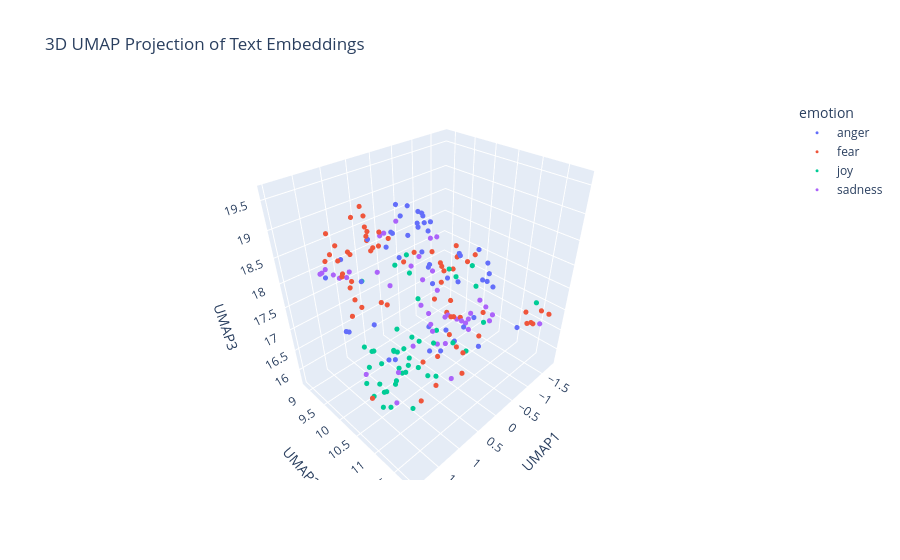

Here is the notebook cell this chart was saved with:
### Markdown cell above
---
##### <a id='toc1_5_8_1_1_'></a>[**>>> Exercise 4 (Take home):**](#toc0_)

Apply UMAP to the same embeddings to reduce the dimensionality to 3D vectors and plot the 3D graph, discuss the differences and similarities with the 2D graph.

### Code cell
import pandas as pd
import numpy as np
import umap
import plotly.express as px

X_embeddings = np.array(combined_df['embeddings_values'].tolist())

# UMAP for 3d output
reducer_3d = umap.UMAP(
    n_components=3,
    metric='cosine',
    random_state=28
)

embedding_3d = reducer_3d.fit_transform(X_embeddings)

# dataframe for plotting
df_plot_3d = pd.DataFrame(embedding_3d, columns=['UMAP1', 'UMAP2', 'UMAP3'])
df_plot_3d['emotion'] = combined_df['emotion']
df_plot_3d['intensity'] = combined_df['intensity']
df_plot_3d['text'] = combined_df['text']

# plot
fig = px.scatter_3d(
    df_plot_3d,
    x='UMAP1',
    y='UMAP2',
    z='UMAP3',
    color='emotion',
    hover_data=['text', 'intensity'],
    title='3D UMAP Projection of Text Embeddings'
)

fig.update_traces(marker=dict(size=3))

fig.show()

### Figure 1 — Plotly figure (JSON) as saved in the notebook; plotly's stock layout.template omitted (floating-point values rounded to 4 significant figures)
{"data": [{"customdata": [["If i could just get my line to block! #germantownbroncos #lilleague #popwarner #Broncos #usafootball  #lineman", 0.417], ["I don't get what point is made when reporting on Charlotte looting @CNNAshleigh. Why not explore what looting businesses symbolizes ", 0.438], ["hitting your children as discipline because you're being quite a raging hypocrite if you're not.", 0.562], ["#burning the last of @Yan", 0.356], ["@RonMexico760 The guy who calls people 'cuck' and is anti-BLM is offended by idea that he might not be pro-policing reform? That's amazing.", 0.625], ["Have wee pop socks on and they KEEP FALLING OFF INSIDE MY SHOES #rage", 0.759], ["😳The intensity that @sydneyswans play at is extraordinary #relentless #AFLCatsSwans #AFLFinals 🏉👏🏿", 0.292], ["Said it before and I'll say it now: America is really fortunate that black people only want equality and not revenge.", 0.562], ["If you let a general tweet offend you, you definitely shouldn't be on twitter.", 0.417], ["I get embarrassed at the slightest things and then I'll fret about it all day I hate it", 0.438], ["Bloody parking ticket 😒💸 #fuming", 0.792], ["Yo there's a kid on my snap chat from LA &amp; they get high off helium gas lmao.... I am like why the fuck lol", 0.542], ["np rum rage", 0.417], ["As if he heard my thought on the ether, my #ex has just posted #facebook pic of himself snuggling up with said #cats... now Im just #angry", 0.521], ["@lemonlover666 'shit' doesn't even begin to describe these fiery little demons straight from hell 🌝🌚 ;)", 0.583], ["@iamsrk what's up w the gender bias? #indignant This fancypants saddler's daughter will opt for the leather jacket, thank you very much.", 0.5], ["i love that tay &amp; tiff are just sitting at my house while i'm at work 🙃", 0.354], ["Never forget that 5Live cancelled programs, to allow them to extend 606 so people could call in and detail their outrage after our behaviour", 0.596], ["ordered my vacation bathing suits. one less thing to fret about.", 0.188], ["ESPN just assumed I wanted their free magazines ", 0.271], ["These #NewEnglandPatriots jerseys look like some whack ones that you tried to make when you made custom jerseys on #madden  04", 0.271], ["Love how Megan is raging about this Kendall Jenner photo and I'm sat here like 🤔🙃", 0.396], ["@savageimiike one of my favorite songs brother, real talk. #rage", 0.417], ["Well @AprilDRyan Trump's rabid base needs 2 hear this &amp; U can always find an overseer like King to say it.\\n@JoyAnnReid @SMShow @frangeladuo", 0.458], ["ESPN just assumed I wanted their free magazines #offended", 0.542], ["@lethargytyler ehhh I guess. I want to everyone I've ever burst out laughing in front of😂", 0.333], ["@sueblue35 @nsoz7 @immortalbulldog huh? We have a sprint coach? We're the slowest team in the comp. Talk about robbing a living. ", 0.292], ["Thatmoment you're watching #worstcelebritycooks and your bubble is burst by finding out KyleXY is gay and married😭 #nochance #KindaDontMind😉", 0.479], ["@a_mxe7 hah don't speak to me or my cousin like that, mind a had the displeasure of seeing u bare faced on eh train, no a pretty sight mate", 0.479], ["A wise man told me that holdin' a grudge is like\\nLetting somebody just live inside of your head rent free", 0.354], ["I blame the whole season on Natalie! The season would have been so different had she not turned her back on her alliance! #pissed ", 0.792], ["Inner conflict happens when we are at odds with ourselves. Honor your values and priorities. #anger #innerconflict #conflict #values", 0.458], ["A little nose irritation and a little more chills on my body. I'm so not into flu, into flu, into flu #FallSongs", 0.542], ["Prayers &amp; Protection to our brothers and sisters fighting in #Charlotte  #against #machines", 0.189], ["straight people are canoodling on the quad and I'm ", 0.417], ["Are you lost in the fury, fearing that you'll fail?", 0.354], ["angry already", 0.688], ["If someone keeps #laughing at you, don't #fret  . At least u r giving #happiness .'\\n#quotes #quotestoliveby", 0.229], ["For the first time in my madden career I just set up a farm account. Should make MOTM much easier", 0.271], ["The rage has died down.", 0.438], ["@FluDino Event started! everyone is getting ready to travel to the lake of rage, where everything glows", 0.521], ["@TrueAggieFan oh so that's where Brian was! Where was my invite? #offended", 0.417], ["Having a baby born too soon is #lifechanging 6 years on and it feels like only yesterday #sad #happy  #emotionalrollercoaster", 0.354], ["Sometimes I get mad over something so minuscule I try to ruin somebodies life not like lose your job like get you into federal prison #anger", 0.646], ["Me being on my dean really saving a lot of ppl, bc I don't snap nomore &amp; it take so much out of me..", 0.348], ["@LiamCannon1 He's just too raging to type properly... Ha ha!", 0.375], ["Anger, resentment, and hatred are the destroyer of your fortune today.", 0.396], ["Just watched Django Unchained, Other people may frown, but I titter in delight! 2/5", 0.229]], "hovertemplate": "emotion=anger<br>UMAP1=%{x}<br>UMAP2=%{y}<br>UMAP3=%{z}<br>text=%{customdata[0]}<br>intensity=%{customdata[1]}<extra></extra>", "legendgroup": "anger", "marker": {"color": "#636efa", "size": 3, "symbol": "circle"}, "mode": "markers", "name": "anger", "scene": "scene", "showlegend": true, "type": "scatter3d", "x": [-0.4356, -1.014, -0.7099, -0.7254, -1.12, -0.9739, -0.8425, -0.5451, -1.233, 1.594, -0.8961, -0.2309, -0.55, -1.002, -0.9035, -1.311, 1.295, -1.579, 1.881, -1.328, -0.6235, -0.2678, -0.2446, -0.9403, -1.463, 0.8135, -1.082, -0.6649, -0.7895, 0.1182, -1.057, -0.3147, 0.9903, -0.1675, -0.5106, 1.135, -0.8438, 1.514, -0.1511, -0.4064, 0.5114, -1.258, 1.043, -0.5569, 0.06673, -0.5881, -0.5188, 0.9812], "y": [10.11, 11.51, 9.172, 9.461, 10.55, 9.204, 10.13, 9.475, 10.72, 9.437, 9.139, 9.15, 9.364, 9.242, 9.314, 10.55, 10.56, 10.03, 10.31, 10.24, 9.571, 10.03, 8.968, 10.08, 10.38, 10.13, 10.17, 10.35, 9.93, 9.365, 9.009, 9.018, 8.993, 11.29, 10.45, 10.05, 9.056, 9.799, 10.07, 9.228, 11.12, 10.55, 9.631, 8.856, 9.138, 9.42, 9.113, 9.803], "z": [15.72, 16.85, 18.27, 17.39, 17.41, 18.02, 15.75, 18.65, 17.27, 18.21, 18.35, 17.69, 18.32, 18.22, 17.31, 17.46, 16.95, 15.93, 17.77, 17.87, 15.96, 17.49, 18.15, 17.23, 17.56, 16.34, 16.03, 18.06, 17.32, 18.46, 18.1, 18.74, 18.11, 16.79, 18.21, 18.98, 18.44, 17.23, 15.88, 18.14, 17.47, 17.31, 17.97, 18.37, 18.04, 17.78, 18.68, 17.08]}, {"customdata": [["@Zen1dfabflake You are all our angelic comrades! #flutter", 0.125], ["Now #India is #afraid of #bad .", 0.562], ["a #monster is only a #monster if you view him through ", 0.438], ["@BartholomewD It's -terrible-! We're going to the local fish/chip place in Kirribilli #terrible", 0.667], ["#nobody #understand what #advocate mean if you do then use it #right #never be #afraid so #positive word is. I can that is #POWERFUL", 0.417], ["@hoystweet Are the pre-purchased tickets being sent soon? Coming to the Saturday evening show... tickets are a no show! #panic #hoys 🐴🦄", 0.604], ["Yo Yo Yo,my name is #DarthVader \\nI feel like I need to puff on my inhaler (I'm no rapper but that was some sick bars)  #bars #rap", 0.25], ["@WTFISaHashtag1 @MuslimIQ The problem is that right wing extremist terror groups aren't given coverage, press not interested", 0.5], ["Everyday gay panic is STUNNING: I drew 1 guy's att'n to it when he blocked up a toilet stall's cracks w/paper towels. TOTAL INCOMPREHENSION.", 0.562], ["she gone make me wanna start that new shit today 😂😭", 0.458], ["Some questions you get on Twitter make you want to despair. We've been so battered. We complain but aren't convinced things could be better.", 0.66], ["An @amityaffliction kind of drive home from work today #nightmare #dailyfeels", 0.792], ["$100 says Teufel is 'reassigned' within the organization before next year, but I wish it was sooner... #Mets #thirdbasecoach  #lgm", 0.417], ["@PatBlanchfield so you mean “like Uber but for despair for someone other than the driver'", 0.455], ["@ChrisWarcraft The concept that a gay magazine feels like it has to cover terrible people -because they’re gay voices- seems all upside down", 0.417], ["Men cannot even handle the suspicion of a horn farless 😩", 0.542], ["@GSchwartz_ it wasn't a joke . ", 0.229], ["I have another test tonight #nervous", 0.812], ["i'd let jiho step on my throat but he'd probs be afraid he'd hurt me", 0.688], ["Thought I left that part of life behind me\\nIt's back to haunt every girl that loves me", 0.521], ["Now this is getting out of hand. I'm freaked out by this death...and I'm God!! #mommaGrendel #intimidation", 0.833], ["my boyfriend once forcibly stopped all of my anxiety coping methods at once (holding me, forcing my hands down that kinda stuff) and I --", 0.74], ["searching for what pro and academic writers have to say about #writing #anxiety and #writersblock", 0.729], ["i've seen the elder watching me during my community hours and i honestly don't have an idea about what my assignment will be. ", 0.521], ["@HillaryClinton @realDonaldTrump @BonfireLana #bully #Bullshit #fullofshit please take out the #garbage", 0.542], ["@alivitali that's what I'm afraid of!", 0.792], ["Excited and nervous for Tuesday", 0.542], ["i wanna passion and fear", 0.5], ["@STLouis_RamsFan their whole team is limited when they're on the field. ", 0.292], ["Ronaldo has been shocking. He's tried to do skill twice and he's nearly fallen over both times", 0.5], ["@united horrible service. EWR. Not a cloud in the sky. Normal departure at 10am now leaving at 5pm. Crappy #UnitedAirlines", 0.42], ["That old lady is cray cray #scared #BellaIsSoCute #awe #Empire", 0.574], ["Overtime... #TeamNA #WCH2016 ", 0.348], ["For a team as big as Bayern and the they like to play football, their pitch is fucking dreadful. Certainly no Emirates pitch anyway.", 0.398], ["@davidpreece12 @FitbaHacks Great defender, terrible positioning. Didn't know where he should be without Russel shouting at him for 90 mins", 0.396], ["Im not a #nervouswreck, Im a  #pileup. #GoingCrazy #HelpMe #Insane #Antisocial", 0.875], ["This is the scariest American Horror Story out of all of them... I'm gonna have to watch in the daytime. #frightened", 0.938], ["@NandosSA just received order from @OrderInSA &amp; the chips are under cooked &amp; half raw!!! Usually best part of the meal #notcool #terrible", 0.373], ["After a nervous couple of days test results now confirm my life will be no different whatsoever as the result of two actors divorcing, phew!", 0.385], ["@Lrihendry I'm not sure we like this comparison.  USA should emulate #Israel's methods of protecting civilians against #terror attacks", 0.625], ["@CurtisJobling Yes indeed! We know masses of students would be so excited to see you! We need to get this sorted! ", 0.167], ["@jk_rowling never thought an angry oompa loompa would be my Boggart, but there you have it. #boggart #PresidentTrump #nightmare", 0.667], ["Cosplaying properly for the first time on Saturday! Pretty nervous..", 0.896], ["@BigLepley @angela31694996 @TheIndigoArrow Want to start a biker gang together when the GTA Online Biker DLC comes out?", 0.396], ["@DaniQays @AJENews ohh.. so here comes sense from terror supporting stone pelting vandalizing ppl who gather b4 protests to announce ...", 0.646], ["@Budget  car rental you have made realize why I always use @nationalcares!!!!  What a !! #disgusted", 0.521], ["#Aleppo city is burning. The head of #terrorism #Assad regime &amp; #Russia are bombarding the city right now with #whitephosphrus #bombs !", 0.729], ["Getting terrible download speeds for fifa smh.", 0.354], ["“ My courage always rises at every attempt to intimidate me.”\\n-Elizabeth Bennett (Pride and Prejudice)\\n#Quotes #Courage #FaceYourFears", 0.42], ["Feeling like I've had the worst night of sleep ever - not great before the #London to #Brighton #cycle ride for @DMTFYP 🚴100k #apprehension?", 0.604], ["@Zak_Atif two congressional hearings in USA stopped financial aid to Pak and asked it to prove that it is doing enough to stop terrorism 1n", 0.5], ["Bout ta get my @dontbreathe on up in here! @WarrenTheaters #nervous #icantholdmybreaththatlong", 0.688], ["An adviser to the #European #Union’s top #court said #Hamas and the #Tamil #Tigers should be taken off the EU’s #terror list.#lka", 0.5], ["Are you worrying/worried?\\n1Peter 5:7\\nThrow all your worry on him, because he cares for you.#faith #leadership #worry #mindfulness #success", 0.438], ["Whatt a trailerrrr !!! @karanjohar @AnushkaSharma #RanbirKapoor #AishwaryaRaiBachchan i am COMPLETELY BLOWN !! #awestruck #longingformore", 0.417], ["Okay. Brace yourself. I will attempt my first loaf of bread in the morning. I will use a dutch oven. I will make the dough now. ", 0.479], ["Honestly, there are some awful people on the internet... smh...", 0.542], ["There goes the butterflies in my stomach.  #anxietyproblems", 0.702], ["But I was so intrigued by your style, boy.Always been a sucker for a wild boy #alarm -@AnneMarieIAm", 0.292], ["The moment you bring her to meet your best friend and you're nervous af! 😬😆  #thefriendtest", 0.875], ["Having a terrific Tuesday? Crush it today with the Power of 4. Treat your internet like Pizza =D \\n#PowerOf4", 0.25], ["My Modern Proverb: 'Don't let anyone intimidate you about being single; most marriages end in divorce.'", 0.312], ["Trying to book holiday flights on @britishairways website is becoming a ", 0.312], ["Another fun fact: i am afraid", 0.667]], "hovertemplate": "emotion=fear<br>UMAP1=%{x}<br>UMAP2=%{y}<br>UMAP3=%{z}<br>text=%{customdata[0]}<br>intensity=%{customdata[1]}<extra></extra>", "legendgroup": "fear", "marker": {"color": "#EF553B", "size": 3, "symbol": "circle"}, "mode": "markers", "name": "fear", "scene": "scene", "showlegend": true, "type": "scatter3d", "x": [0.7768, 1.155, 0.03716, -1.419, 0.8232, 0.3627, 0.08617, -1.237, -0.6174, 0.3462, -1.259, 1.432, -0.612, -0.7122, -0.8846, -0.5115, -0.5019, 1.86, 0.04178, 0.5822, 1.452, 1.394, 1.763, 1.594, -1.036, 1.374, 1.754, 1.036, -0.8532, -1.314, -1.72, 1.547, -0.06386, -1.207, -1.434, 1.676, 1.394, -1.608, 1.743, -1.206, 0.683, 1.302, 1.892, 0.4347, -1.209, -1.682, -1.265, -0.9193, 1.013, 1.854, -1.435, 1.942, -1.509, 1.593, 1.314, 1.902, -1.013, 1.868, 0.6335, 1.958, 1.948, 1.228, -1.787, 1.398], "y": [11.19, 10.57, 10.32, 9.173, 10.74, 11.39, 8.932, 11.7, 10.28, 9.408, 10.52, 10.1, 10.39, 10.87, 10.51, 10.09, 10.31, 10.36, 10.78, 9.415, 10.44, 9.862, 9.954, 10.18, 9.496, 10.38, 10.61, 10.21, 9.967, 9.663, 9.347, 10.58, 11.03, 9.55, 9.759, 9.784, 10.35, 9.339, 10.32, 11.59, 11.07, 10.15, 10.59, 10.48, 11.53, 9.417, 11.64, 9.445, 10.71, 10.28, 11.72, 10.44, 11.84, 10.22, 11.35, 10.68, 9.551, 9.982, 9.328, 10.54, 10.91, 10.39, 9.59, 10.46], "z": [17.1, 19.21, 18.42, 16.97, 18.91, 16.56, 17.99, 16.92, 18.26, 16.98, 16.52, 19.47, 15.9, 16.43, 18.06, 17.69, 16.72, 18.79, 17.65, 18.35, 19.45, 18.79, 18.94, 18.5, 17.37, 19.33, 18.33, 19.13, 15.83, 15.9, 17.15, 19.4, 16.52, 16.02, 15.86, 19.18, 19.56, 16.89, 18.0, 16.88, 16.26, 19.61, 18.73, 16.25, 17.12, 17.23, 16.9, 16.48, 18.82, 19.25, 17.13, 19.12, 17.07, 18.98, 16.59, 18.58, 16.92, 18.88, 18.48, 18.97, 16.81, 18.02, 17.11, 19.06]}, {"customdata": [["Thank you @twitter for the balloons today.  #goodday #48", 0.562], ["@SXMUrbanView @karenhunter @CousinSyl you are so wrong for this!needed levity after that recording", 0.28], ["@5ftanomaly aside from that i'm all about pleasing the individual that i'm involved with, my pleasure comes from their pleasure.", 0.558], ["@MalYoung @AngelicaMcD I hope to now see some levity, light, romance and happiness come Stitch and Abby's way after such a long hard road.", 0.333], ["2 days until #GoPackGo and 23 days until #GoGipeGo..... I'm so excited! #smiling", 0.88], ["Watch this amazing live.ly broadcast by @brooks_swaggysquad  #musically", 0.396], ["A former diplomat is quite gleeful about the situation of Pakistan on @TimesNow\\nNot quite stiff upper lip of diplomacy seen normally", 0.259], ["I'm so playful. lol I need somebody that'll joke with me all day long cause ill never get tired of it.", 0.6], ["@ESPNLosAngeles best segment so far by @marcelluswiley @Kdubblive  hilarity", 0.468], ["@AdamCimmering Boro are at the OS before then, they could give the stewards a good work out. Chelsea will get about 8k, will be lively.", 0.32], ["When you're prof suggest @Pharrell and William James may be unlikely dialogue partners and then plays the #happy video #WeAreCST", 0.5], ["@Zerfash — can't wait.' She said cheerfully and grinned.", 0.771], ["I think what 2016 to really needs to round it out is a @cthulhu4america vs @smod2016 twitter debate. End on something joyful, ya know?.", 0.42], ["A cheerful heart is an unending banquet.- Proverbs (Mishle) 15:16", 0.48], ["@morgannbroom yes ❤️❤️ &amp; cheering homecoming game!", 0.78], ["Blake lively is flawless", 0.38], ["@_stfukohle it's ok champ you'll make it I'm cheering you on from a far", 0.6], ["@FOXTV did you use the warblers set from glee on the @BONESonFOX episode about the acapella college kids?", 0.32], ["@Corsair those sparkling looks like a gay vampire 😁", 0.48], ["@torbalan I still have some shred of optimism. It's rapidly disappearing however...", 0.1], ["Happy Birthday @Brooke56_56  #cheerchick #jeep #jeepgirl #IDriveAJeep #jeepjeep #Cheer", 0.792], ["@Dubai92 try asking for a cheeseburger with only onion &amp; mustard at any #McDonalds ", 0.271], ["Decide to stop being afraid. To just stop. What are you now free to do?\\n\\n#brave #free #honest #healthy #happy #life #living #optimism #love", 0.417], ["Mind if I tag along?' She asked cheerfully, sweeping a lock of hair behind her ear. 'I want to see if you've really got • @DitheringWizard", 0.34], ["It has been medically proven that laughter is an effective pain killer.", 0.48], ["Update: I have yet to hang out with @MisElizaJane, but I'm still hopeful! ", 0.396], ["@Devilligan It's a beautifully sincere balancing act of grief and hilarity.", 0.375], ["The #house no longer echoes with our #laughter. We light up our #memories of the #home and sit in the cold, #waiting. #amwriting #nostalgia", 0.229], ["It's not that the man did not know how to juggle, he just didn't have the balls to do it.\\n #funny #pun #punny  #lol", 0.596], ["Sometimes I watch shitty tv to reinforce never giving up cuz if something is that fucking awful on tv, I still stand a chance. #optimism", 0.104], ["Pre-prepare direction plays hale and hearty situation an in child's evolvement: CMmyd", 0.34], ["@TheVulcanSalute , just saw the Save The Day PSA. Why were you in obvious tears doing it? I'd have thought you'd be your cheerful self.", 0.2], ["@RobRiggle @joelmchale @NFLonFOX I still can't get jimmy garoppolo out of my head and it's been almost 3 weeks. Thanks a lot! #hilarious", 0.729], ["Thank you @RachelPlatten for teaching me how to live again. It's been so long since &amp; this ride is about to be exhilarating. I just know it", 0.68], ["@stackee Charlie attempted to suffocate me with a cushion for cheering so much at the great news 😂😂", 0.729], ["Oh dear an evening of absolute hilarity I don't think I have laughed so much in a long time! 😂", 0.958], ["Imagine how sad LA fans are gona be when they get eliminated...Man that's gonna be Nirvana, a religious experience rejoicing in their misery", 0.333], ["@airtelindia have some issues with my broadband bill ,I am charged for the month before I signed up with airtel.. #hilarious", 0.34], ["Somebody who has braved the storm is brewing. #cheerful", 0.46], ["TheNiceBot: IndyMN I thought the holidays could not get any more cheerful, and then I met you. #TheNiceBot #الخفجي", 0.769], ["Tutoring gives me such an exhilarating feeling. I love helping people 😌", 0.896], ["@DocBellsSwan *peers down at you, eyes crinkling with mirth and affection* I do love ye so, my bonnie Belle.", 0.66], ["[Moment of levity on the B41] Baby: I want ISIS! Give me ISIS!\\nMom: Shh!\\nBaby: I want ISIS!\\nWest Indian woman: She wants what?\\nMom: *Ices*.", 0.521], ["@len_snart Mick nods. 'I would like that.' He went back to his food, smiling as he finished it.", 0.62], ["@Geminiak @LondonNPC you're welcome! #wordgeek \\nAlso, good to put a face to the twitter feed, even if it was only a cheery hello! 😀", 0.646]], "hovertemplate": "emotion=joy<br>UMAP1=%{x}<br>UMAP2=%{y}<br>UMAP3=%{z}<br>text=%{customdata[0]}<br>intensity=%{customdata[1]}<extra></extra>", "legendgroup": "joy", "marker": {"color": "#00cc96", "size": 3, "symbol": "circle"}, "mode": "markers", "name": "joy", "scene": "scene", "showlegend": true, "type": "scatter3d", "x": [1.791, -1.033, 1.134, 0.8726, 1.678, 0.2389, -1.491, 1.154, 0.228, -1.549, 1.236, 1.631, -0.315, 1.643, 0.9048, 1.047, 0.583, 0.414, -0.7751, -0.02741, 1.449, -1.79, 0.9292, 1.148, 1.265, 0.5357, 0.7646, 0.9681, -0.005864, 0.1184, 0.5861, 0.291, 0.2082, 1.67, 1.145, 1.166, -0.4987, -1.811, 1.431, 1.715, 1.674, 1.044, 1.06, 1.121, 1.49], "y": [10.96, 9.939, 10.13, 10.48, 10.87, 9.529, 11.56, 9.896, 9.702, 10.33, 11.06, 10.7, 10.89, 10.47, 10.86, 11.24, 10.91, 10.03, 9.982, 10.81, 10.89, 9.866, 10.68, 10.72, 9.834, 10.92, 10.04, 9.542, 9.907, 9.828, 9.992, 10.23, 9.836, 11.01, 10.61, 9.97, 9.923, 9.71, 10.87, 10.45, 10.57, 10.51, 10.89, 10.51, 10.69], "z": [16.51, 17.24, 16.45, 16.3, 16.7, 16.38, 17.2, 16.61, 15.95, 15.98, 16.1, 16.73, 16.31, 16.96, 16.71, 16.89, 17.09, 15.84, 17.56, 16.65, 16.73, 16.6, 18.89, 16.65, 16.75, 16.27, 16.46, 17.9, 17.21, 17.8, 18.25, 16.53, 15.77, 16.44, 17.06, 16.68, 16.14, 17.05, 17.46, 16.62, 16.36, 16.54, 17.51, 16.28, 16.43]}, {"customdata": [["Way too cool to die young, way too young to die sober.. #tunechi", 0.604], ["@Samkingftw nahh thats grim", 0.438], ["So depressing that it's darker so much earlier now", 0.75], ["A pessimist sees the difficulty in every opportunity; an optimist sees the opportunity in every difficulty. \\n― Winston S. Churchill #quote", 0.238], ["Fellaini has been playing ahead of this guy...just let that sink in", 0.375], ["@jeremycorbyn @magstogether my god is @jeremycorbyn a full shilling? Seriously you need a major rethink or no lab gove in your lifetime ", 0.417], ["Condolences to the  JC and the Georges family.. #sad", 0.771], ["@petercoffin So safe blues are ok. Are reds ok as well? Obviously, battleground states would not.", 0.263], ["More #checking at #work today\\n\\n#coffee #drank and now it's #down to some #serious #business \\n\\n#Thursday bring on #Friday", 0.333], ["@cburt43 turn that frown upside down", 0.27], ["Man Southampton will wipe the floor with  west ham on Sunday. So disheartened", 0.667], ["@LazyBoiSam blues... blues? 🤔", 0.438], ["So now... yeah. I'm home again.\\nStill feeling mixed up inside &amp; kinda gloomy. But a little more optimistic that I'll figure this out.", 0.521], ["Pops are joyless, soulless toys which look nearly identical.  They are the perfect expression of consumerism.  'I enjoy this franchise'", 0.354], ["in health we did a think about depression and now i feel like i have it", 0.75], ["@MHChat #mhchat Childhood experiences inform adult relationships. We have associative memories Not a question of ability to process ", 0.397], ["@makai_kishi_ Her eyes stayed glued to the monitor, not turning away for anything", 0.271], ["Bare videos online but does anyone get rehabilitated? Does anyone actually get help for their affliction? Or do we jut get twitter videos.", 0.479], ["@PottzGaming hmu need players for lans next year. DM me. Need serious players. Im under org", 0.125], ["Cause fail or pass I refuse to be sober", 0.604], ["@JlKelly1 @FJ_Berry I've got #teampaella presents on their way for you and Fi but I don't think they'll arrive by Saturday sadly!! ;)", 0.583], ["Im kind of confused.  The one thing i do right now has a great future, but on the other hand so does the new thing .  #needhelp", 0.521], ["Ill say it again. If I was a Black man Id be afraid to leave my house or have a moving violation.\\n\\n #TerranceCrutcher #truth ", 0.542], ["@beIIrkes Es, I'm serious 23/8", 0.271], ["@SWP_Roads   How dull.", 0.521], ["Two blankets, a hoody, and still no Eternal Sunshine to mope to.", 0.562], ["I need a syfy series to watch I literally have nothing to watch back to back. I already watched #heroes #lost #jericho #fallenskies  etc etc", 0.312], ["#AskAMan but this does not sound like a #serious issue, cause siyahleka the whole time, just having fun", 0.292], ["@ImpugnValkyrie *I frown and cup your cheeks in my hands after you step aside.* Angela I care about you. And I don't know how else I can -", 0.604], ["Don't blame yourself,' he spoke, as if she were in the room, kicking the chair beneath him.\\n#amwriting #dark", 0.479], ["@GOP she's ahead in the polls &amp; after Trumps dismal performance at upcoming debate, it will be an easy win for Hillary.", 0.174], ["Another grim &amp; compelling news report by @Nawalf on the blockade of aid to the starving in #Yemen #BBC #dosomethingpoliticans", 0.708], ["So unbelievably discouraged with music as of late. Incredibly behind on Completing my album. Not digging this at all.", 0.604], ["I'm done with your piano, blues playing, smooth talking ass. On to the nexttt", 0.381], ["@DoubleEph sadly his best days are behind him", 0.583], ["watching this uni reveal is so depressing i miss stingrays :(", 0.667], ["I feel like an appendix. I don't have a purpose.  #depressed  #alone #lonely #broken  #cry #hurt #crying #life", 0.833], ["@Barcabhoy1 Of course not. Didn't sink his studs into a knee like Forrester", 0.396], ["We are about a little over an hour away! We will arrive soon, do not fret!", 0.125], ["@GRIPLIKEAVICE_ I wouldn't mind if it didn't you know, threaten my job when I disagree. Puts a damper on things.", 0.625], ["@LeePorter94 @DomMcGovern_ hi Dom I saw u at Notts county away, looking for 1 mufc away ticket will pay ", 0.312], ["@ccrago It was dreadful, even after he met the Catfish he still thought it was her!", 0.542], ["Chalk dance notation entree manchester inasmuch as corinthian products that discourage drag branding: ARwuEVfqv", 0.188]], "hovertemplate": "emotion=sadness<br>UMAP1=%{x}<br>UMAP2=%{y}<br>UMAP3=%{z}<br>text=%{customdata[0]}<br>intensity=%{customdata[1]}<extra></extra>", "legendgroup": "sadness", "marker": {"color": "#ab63fa", "size": 3, "symbol": "circle"}, "mode": "markers", "name": "sadness", "scene": "scene", "showlegend": true, "type": "scatter3d", "x": [0.4297, -0.7627, 1.216, 0.7348, -1.373, -1.114, -0.6677, -0.9303, 1.903, 1.49, -1.203, -0.437, 1.064, -1.117, 1.519, 0.8531, 1.289, -1.149, -0.09357, 0.4565, 0.5183, 1.412, 1.023, 0.01669, -1.233, 1.116, 0.237, -0.1001, 0.6616, 0.6524, -0.7102, -1.407, 1.279, -0.7068, -0.7866, -0.542, 1.412, -1.558, 0.7526, -0.2119, -1.764, -1.224, -0.3843], "y": [9.437, 9.679, 9.054, 10.56, 9.708, 10.52, 9.998, 10.99, 10.75, 10.94, 10.11, 9.529, 9.229, 9.308, 9.143, 9.847, 10.79, 10.78, 10.34, 9.588, 11.28, 9.871, 10.59, 10.32, 10.21, 9.075, 10.29, 10.1, 10.47, 9.912, 10.6, 11.74, 8.918, 9.208, 9.969, 9.708, 9.017, 9.896, 11.34, 10.83, 10.2, 9.081, 9.862], "z": [18.54, 16.91, 17.91, 18.56, 15.82, 16.91, 16.44, 16.91, 17.18, 16.35, 16.04, 16.62, 17.87, 17.87, 18.11, 18.17, 16.81, 16.51, 16.28, 18.66, 16.46, 18.44, 19.44, 16.66, 16.34, 17.81, 17.94, 16.9, 16.79, 17.83, 16.44, 16.85, 17.99, 17.54, 16.41, 16.15, 18.03, 15.82, 17.46, 17.08, 16.22, 16.89, 18.34]}], "layout": {"legend": {"title": {"text": "emotion"}, "tracegroupgap": 0}, "scene": {"domain": {"x": [0, 1], "y": [0, 1]}, "xaxis": {"title": {"text": "UMAP1"}}, "yaxis": {"title": {"text": "UMAP2"}}, "zaxis": {"title": {"text": "UMAP3"}}}, "title": {"text": "3D UMAP Projection of Text Embeddings"}}}
